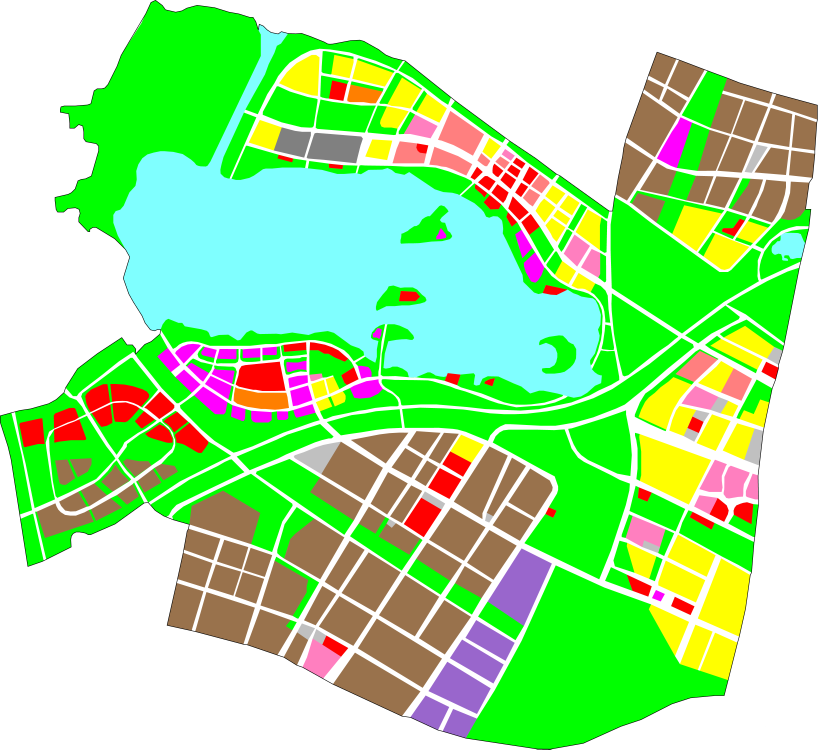
#> input picture mtcv/images/id2/land_region.png, 1636 x 1499 px, found by its file name (shown at 1/2 size)
$ python land_color_processor.py
#> lines starting #> are read from the running program, lines starting #| are printed output that depends on the picture; after the words box and inside, x2 and y2 are one past the last pixel; in counts of white or black regions, pixels touching at a corner belong together
### mtcv/mt_cv/image_util.py
import numpy as np
import cv2 as cv
import os
import config


# [17 lines left out: function resize_img, not called in this run]


def get_roi_by_contour(src, cnt, use_white_bg=True):
    """获取ROI

    根据输入的contour来截取ROI(region of interest)

    Args:
        src: 输入图片
        cnt: 轮廓
        use_white_bg: 使用白色背景，False使用黑色背景

    Returns:
        白色背景的ROI
    """
    copy = src.copy()

    # 创建一个黑色背景mask，并根据mask截取ROI
    mask = np.zeros(copy.shape[:2], np.uint8)
    # mask = cv.fillConvexPoly(mask, cnt, (255, 255, 255))
    mask = cv.fillPoly(mask, [cnt], (255, 255, 255))
    roi = cv.bitwise_and(copy, copy, mask=mask)

    if not use_white_bg:
        return roi

    # 将ROI以外的部分填充为白色
    mask = cv.bitwise_not(mask)
    white_bg = np.full(copy.shape[:2], 255, dtype=np.uint8)
    white_bg = cv.bitwise_and(white_bg, white_bg, mask=mask)
    white_bg = cv.merge((white_bg, white_bg, white_bg))

    # 合并ROI和白色背景得到最终需要的图像
    roi_with_white_bg = cv.bitwise_or(roi, white_bg)

    return roi_with_white_bg


def get_roi_by_rect(src, roi_rect):
    """ROI = image[y1:y2, x1:x2]"""
    return src[roi_rect[0]:roi_rect[1], roi_rect[2]:roi_rect[3]]


def bgr_with_threshold(bgr, threshold):
    """根据threshold重新计算BGR的值

    Args:
        bgr: bgr list
        threshold: 阈值

    Returns:
        new bgr list
    """
    new_bgr = []
    for x in bgr:
        if x + threshold < 0:
            new_bgr.append(0)
        elif x + threshold > 255:
            new_bgr.append(255)
        else:
            new_bgr.append(x + threshold)

    return new_bgr


def img_abs_path(img_path):
    """图片绝对路径"""
    return config.settings.MTCV_HOME + img_path


# [26 lines left out: function generate_square_img, not called in this run]


def convert_contour_to_pts(cnt):
    """将contour转换成point"""

    # 将轮廓转换成近似的多边形，按周长的0.1计算，如果不准确可以调小一些，例如0.05
    # 采用approx之后，返回值从1m变为45kb
    epsilon = 0.01 * cv.arcLength(cnt, True)
    approx_cnt = cv.approxPolyDP(cnt, epsilon, True)

    pts = []
    for pt in approx_cnt:
        pt_dict = {
            "xAxis": int(pt[0][0]),
            "yAxis": int(pt[0][1])
        }
        pts.append(pt_dict)

    return pts


def calc_area(cnt, scale):
    """计算轮廓实际面积，单位平方米"""
    px_km_ratio = scale / 1000
    return float(round(cv.contourArea(cnt) / (px_km_ratio * px_km_ratio), 4))


# [22 lines left out: function generate_img, not called in this run]

### mtcv/mt_cv/color_util.py
import numpy as np


def convert_bgr_to_rgb_str(bgr_list):
    """将bgr列表转换成string

    Args:
        bgr_list: bgr列表，ex: [0, 0, 255]

    Returns:
        rgb_str: ex: "rgb(255,0,0)"
    """
    rgb_str_list = [str(x) for x in reversed(bgr_list)]
    rgb_str = 'rgb(' + ','.join(rgb_str_list) + ')'
    # print(rgb_str)
    return rgb_str


# [19 lines left out: functions random_color, color_id, not called in this run]


# [4 lines that do not run on import are left out]

### mtcv/mt_cv/land_color_processor.py
import uuid

import numpy as np
import cv2 as cv
import json
from mt_cv import color_data, image_util, color_util, test_util


def find_total_land_contour(src):
    """找出总地块轮廓

    Args:
        src: 输入图片必须是白色背景的图片

    Returns:
        所有地块轮廓
    """
    gray = cv.cvtColor(src, cv.COLOR_BGR2GRAY)

    # 二值化，将不是白色的都变为黑色
    ret, thresh1 = cv.threshold(gray, 226, 255, cv.THRESH_BINARY_INV)
    # test_util.show_img('thresh1', thresh1)

    contours = cv.findContours(thresh1, cv.RETR_EXTERNAL, cv.CHAIN_APPROX_SIMPLE)[0]
    # test_util.show_contours(src, contours, rect=False)

    return contours[0]


def find_all_land_contours(src, debug=False):
    """找出所有地块轮廓

    Args:
        src: 输入图片必须是白色背景的图片
        debug: 调试

    Returns:
        所有地块轮廓
    """

    # 去除黑线
    src[np.where((src < [70, 70, 70]).all(axis=2))] = [255, 255, 255]

    if debug:
        test_util.show_img('all lands src', src)

    gray = cv.cvtColor(src, cv.COLOR_BGR2GRAY)
    if debug:
        test_util.show_img('all lands gray', gray)

    # 二值化，将不是白色的都变为黑色
    ret, thresh1 = cv.threshold(gray, 226, 255, cv.THRESH_BINARY_INV)

    # 腐蚀去掉外部的分割线
    kernel = np.ones((5, 5), np.uint8)
    # dst = cv.morphologyEx(thresh1, cv.MORPH_OPEN, kernel, iterations=1)
    dst = cv.erode(thresh1, kernel, iterations=1)

    if debug:
        test_util.show_img('all lands erode', dst)

    edges = cv.Canny(dst, 100, 200)
    # edges找出来，但是是锯齿状，会在找轮廓时形成很多点，这里加一道拉普拉斯锐化一下
    edges = cv.Laplacian(edges, -1, (3, 3))

    if debug:
        test_util.show_img('all lands edges', edges)

    contours = cv.findContours(edges, cv.RETR_EXTERNAL, cv.CHAIN_APPROX_SIMPLE)[0]

    return contours


def find_color_regions_for_all_lands(img_white_bg, land_cnts, bgr_colors, scale,
                                     debug=False, debug_from=0, debug_len=3,
                                     land_data_only=False):
    """使用颜色来分块，并返回所有地块和色块父子关系

    Args:
        img_white_bg: 输入图片，白色背景
        land_cnts: 地块轮廓
        bgr_colors: 色块颜色
        scale: 比例尺像素
        debug: 开启debug，只演示前三个地块的识别过程，可以通过debugFrom:debugLen来调整debug开始位置和长度
        debug_from: debug开始位置
        debug_len: debug长度
        land_data_only: 只返回地块数据，为生成冷热分区的图片做准备
    """

    # 过滤掉面积小于100的轮廓
    filtered_land_cnts = [cnt for cnt in land_cnts if cv.contourArea(cnt) > 100]

    land_data_list = []

    if debug:
        filtered_land_cnts = filtered_land_cnts[debug_from:debug_len]

    if land_data_only:
        land_data_list = []
        for index, land_cnt in enumerate(filtered_land_cnts):
            # land_id = index
            land_id = uuid.uuid4()
            land_data = {'id': str(land_id), 'points': image_util.convert_contour_to_pts(land_cnt)}
            land_data_list.append(land_data)

    else:
        for land_cnt in filtered_land_cnts:
            land_data = find_color_regions_for_land(img_white_bg, land_cnt, bgr_colors, scale, debug)
            land_data_list.append(land_data)

    return land_data_list


def find_color_regions_for_land(img_white_bg, land_cnt, bgr_colors, scale, debug=False):
    """使用颜色来找出单个地块内的色块

    Args:
        img_white_bg: 输入图片，白色背景
        land_cnt: 地块轮廓
        bgr_colors: 色块颜色
        scale: 比例尺像素
        debug: 开启debug

    """
    land_color_dict = {'area': image_util.calc_area(land_cnt, scale),
                       'points': image_util.convert_contour_to_pts(land_cnt),
                       'children': []}

    land_region = image_util.get_roi_by_contour(img_white_bg, land_cnt)
    if debug:
        cv.imshow("land regions", np.hstack([image_util.resize_img(img_white_bg), image_util.resize_img(land_region)]))

    color_cnts = []
    for bgr in bgr_colors:
        # 图片里的颜色可能和示例颜色不相等，适当增加点阈值来防色差
        threshold = 5
        lower = np.array(image_util.bgr_with_threshold(bgr, -threshold), dtype="uint8")
        upper = np.array(image_util.bgr_with_threshold(bgr, threshold), dtype="uint8")
        # 根据阈值找到对应颜色区域，黑底白块
        mask = cv.inRange(land_region, lower, upper)

        # 过滤出于颜色匹配的色块
        non_zero_count = cv.countNonZero(mask)
        if non_zero_count == 0:
            continue

        contours, hierarchy = cv.findContours(mask.copy(), cv.RETR_EXTERNAL, cv.CHAIN_APPROX_SIMPLE)
        # 单个地块内的也可能包含多个相同色块，使用extend插入到color_cnts列表里
        color_cnts.extend(contours)

        if debug:
            # 黑白变白黑
            mask_inv = 255 - mask
            # 展示图片
            output = cv.bitwise_and(land_region, land_region, mask=mask_inv)
            cv.imshow("compare images", np.hstack([image_util.resize_img(land_region), image_util.resize_img(output)]))
            cv.waitKey(0)

        color_dicts = []
        for color_cnt in contours:
            color_cnt_area = image_util.calc_area(color_cnt, scale)
            if color_cnt_area > 0:
                color_dict = {'area': color_cnt_area,
                              'points': image_util.convert_contour_to_pts(color_cnt),
                              'color': color_util.convert_bgr_to_rgb_str(bgr)}
                color_dicts.append(color_dict)
        land_color_dict['children'].extend(color_dicts)

    return land_color_dict


def process(img_path, bgr_colors, scale, debug=False, debug_len=3, land_data_only=False):
    """处理图片，返回地块，色块，以及图片宽高

    Args:
        img_path: 图片路径
        bgr_colors: 色块颜色
        scale: 比例尺像素
        debug: debug
        debug_len: debug长度
        land_data_only: 只返回地块数据，为生成冷热分区的图片做准备
    """
    src = cv.imread(img_path)
    image_width_height = {'width': int(src.shape[1]), 'height': int(src.shape[0])}

    # 去掉湖泊
    src[np.where((src == [255, 255, 127]).all(axis=2))] = [255, 255, 255]

    # 找出总地块
    total_land_cnt = find_total_land_contour(src)
    # 总面积包含道路面积
    total_land_dict = {'area': image_util.calc_area(total_land_cnt, scale), 'data': []}

    # 找出地块
    land_cnts = find_all_land_contours(src, debug=debug)

    e1 = cv.getTickCount()

    # 通过颜色来检测地块内色块
    land_data_list = find_color_regions_for_all_lands(src, land_cnts, bgr_colors, scale,
                                                      debug=debug, debug_len=debug_len,
                                                      land_data_only=land_data_only)

    e2 = cv.getTickCount()
    time = (e2 - e1) / cv.getTickFrequency()
    print('takes ', time)

    total_land_dict['data'] = land_data_list

    return total_land_dict, image_width_height


def main():
    image_folder = '../images/tmp/f54a6722-519a-473b-bc2b-44cef32a4419'
    img_path = image_folder + '/land_region.png'
    scale = 147

    # land_dict, image_width_height = process(img_path, color_data.bgr_colors, scale, debug=True, debug_len=None)
    # land_dict, image_width_height = process(img_path, color_data.bgr_colors, scale, land_data_only=True)
    land_dict, image_width_height = process(img_path, color_data.bgr_colors, scale)
#> in process, src is the input picture: shape (1499, 1636, 3); mean B, G, R 150.1, 226.7, 160.7
#> in process, `src[np.where((src == [255, 255, 127]).all(axis=2))] = [255, 255, 255]`:
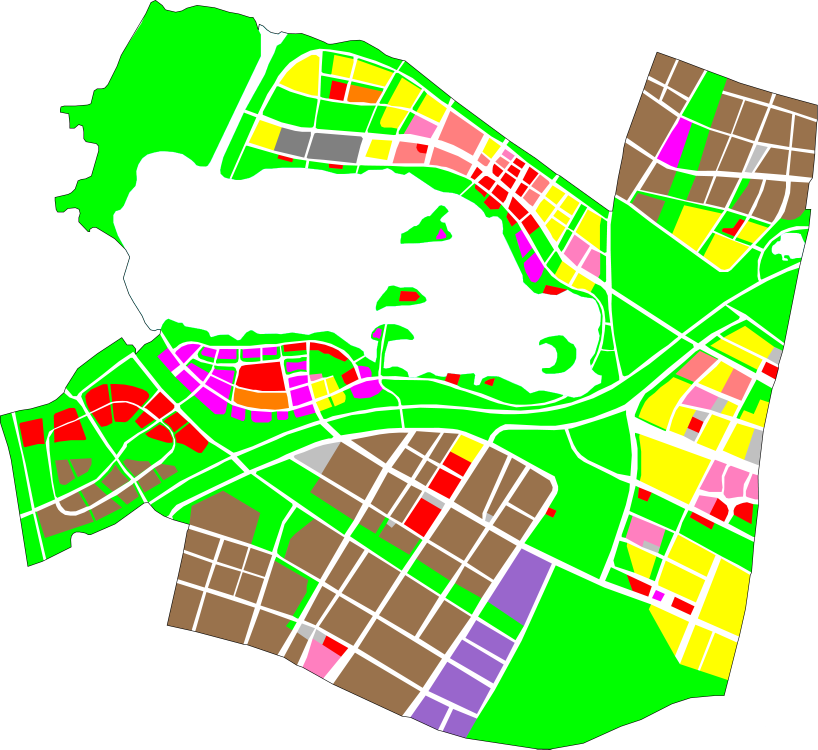
#> src: shape (1499, 1636, 3) (shown at 1/2 size); 11.9% of pixels changed, all inside (x1, y1, x2, y2) = (227, 50, 1609, 795)
#> in find_total_land_contour, `gray = cv.cvtColor(src, cv.COLOR_BGR2GRAY)`:
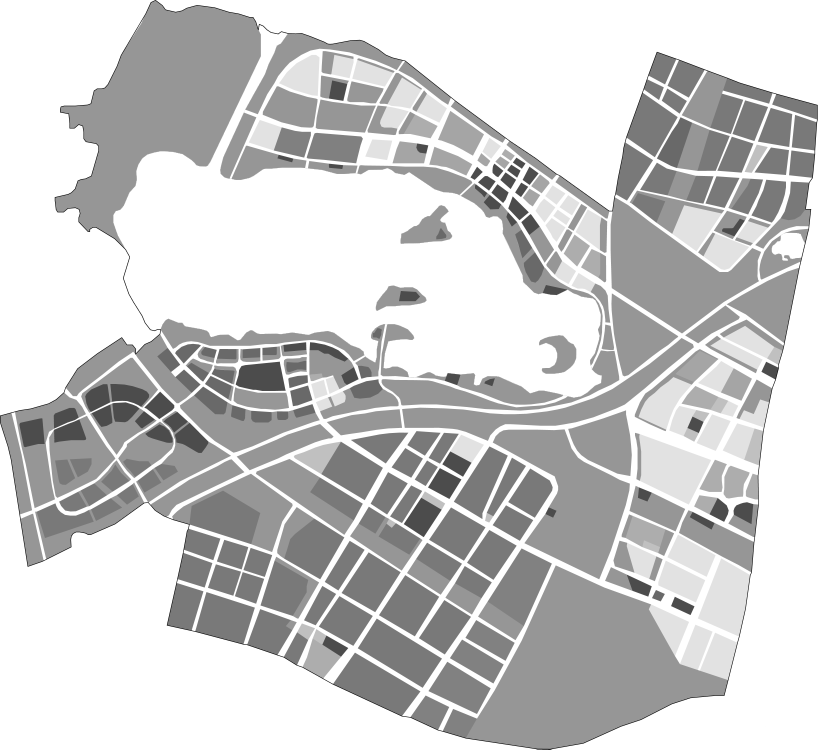
#> gray: shape (1499, 1636) (shown at 1/2 size); min 0, max 255, mean 202.9
#> in find_total_land_contour, `ret, thresh1 = cv.threshold(gray, 226, 255, cv.THRESH_BINARY_INV)`:
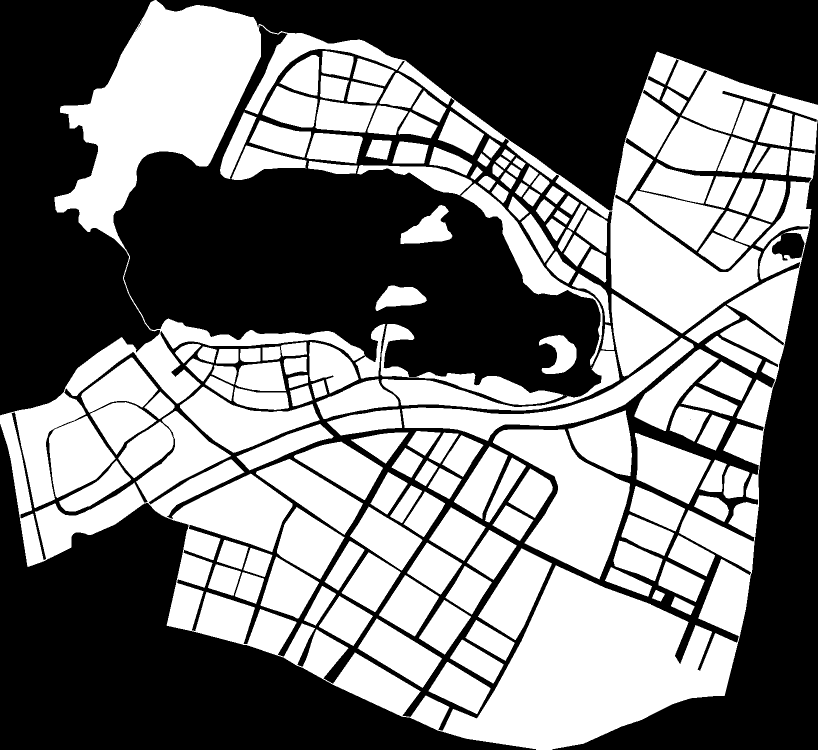
#> thresh1: shape (1499, 1636) (shown at 1/2 size); 48.2% white; 166 white regions (6 under 20 px)
#> in find_total_land_contour, `contours = cv.findContours(thresh1, cv.RETR_EXTERNAL, cv.CHAIN_APPROX_..`: contours = 1 contour; box (x1, y1, x2, y2) and area: (0, 0, 1636, 1499) 1682174
#> in process, `total_land_cnt = find_total_land_contour(src)`: total_land_cnt = contour of 3062 points, box (x1, y1, x2, y2) (0, 0, 1636, 1499), area 1682174
#> in process, `total_land_dict = {'area': image_util.calc_area(total_land_cnt, scale)..`: total_land_dict = {'area': 77845990.1, 'data': []}
#> in find_all_land_contours, `src[np.where((src < [70, 70, 70]).all(axis=2))] = [255, 255, 255]`:
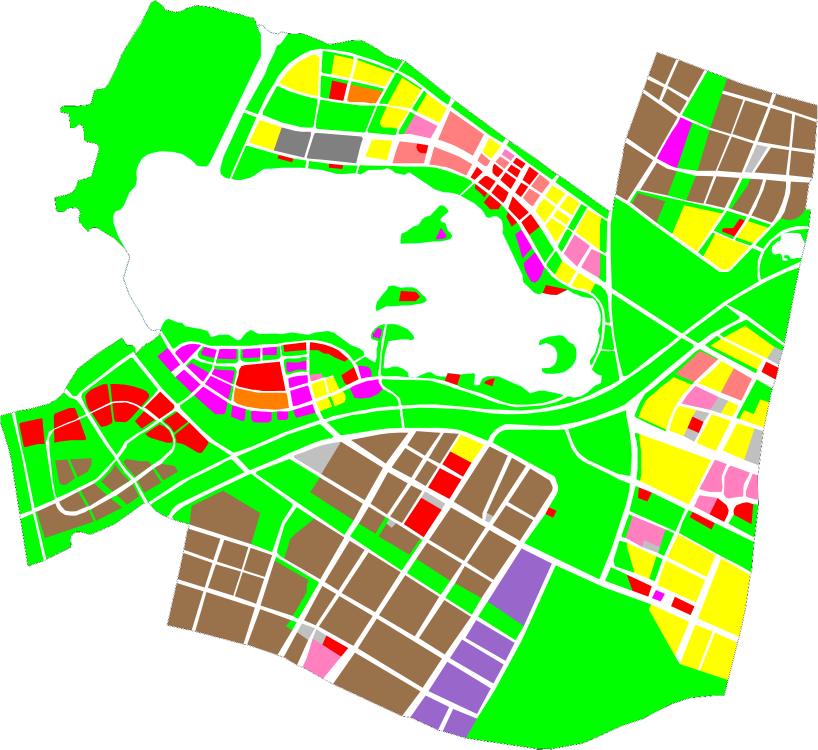
#> src: shape (1499, 1636, 3) (shown at 1/2 size); 0.21% of pixels changed, all inside (x1, y1, x2, y2) = (0, 0, 1635, 1499)
#> in find_all_land_contours, `ret, thresh1 = cv.threshold(gray, 226, 255, cv.THRESH_BINARY_INV)`: thresh1: shape (1499, 1636); 48% white; 304 white regions (97 under 20 px), largest, box (x1, y1, x2, y2) and area: (881, 1131, 1476, 1499) 113605, (109, 0, 522, 505) 96316, (1111, 350, 1522, 667) 42025
#> in find_all_land_contours, `dst = cv.erode(thresh1, kernel, iterations=1)`:
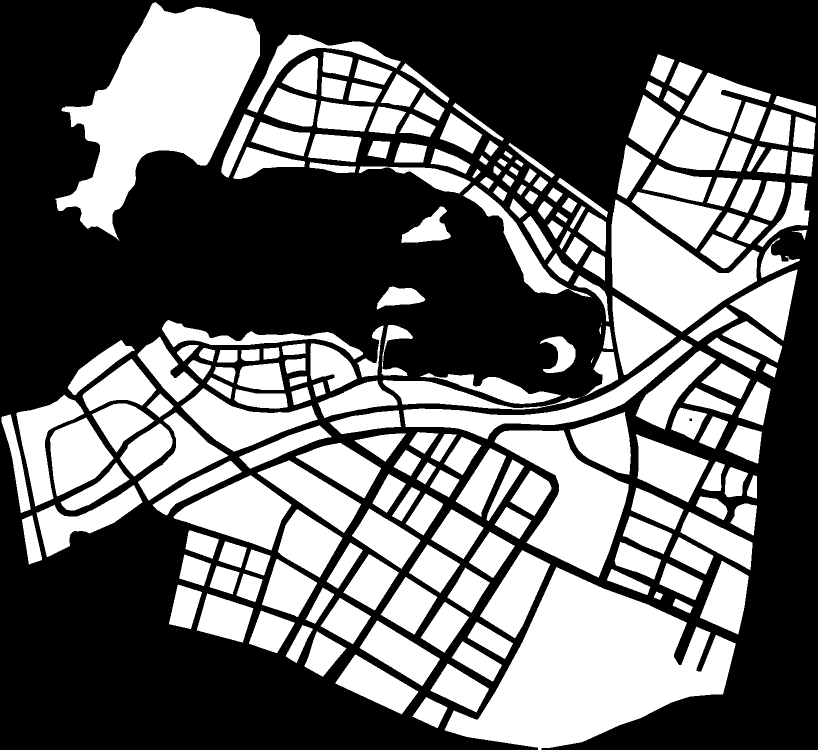
#> dst: shape (1499, 1636) (shown at 1/2 size); 41.4% white; 217 white regions (5 under 20 px), largest, box (x1, y1, x2, y2) and area: (889, 1134, 1472, 1499) 108519, (111, 4, 520, 482) 91455, (1223, 399, 1519, 664) 37494
#> in find_all_land_contours, `edges = cv.Canny(dst, 100, 200)`: edges: shape (1499, 1636); 2.4% white in thin lines or dots
#> in find_all_land_contours, `edges = cv.Laplacian(edges, -1, (3, 3))`:
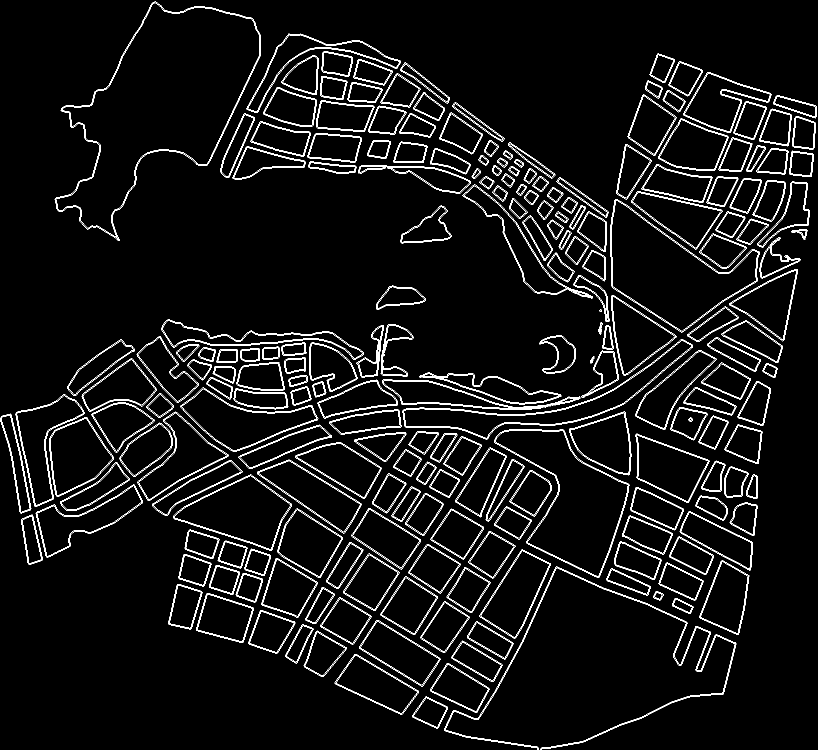
#> edges: shape (1499, 1636) (shown at 1/2 size); 4.3% white in thin lines or dots
#> in find_all_land_contours, `contours = cv.findContours(edges, cv.RETR_EXTERNAL, cv.CHAIN_APPROX_SI..`: contours = 213 contours, 1 with area under 20; largest, box (x1, y1, x2, y2) and area: (109, 3, 521, 482) 93076, (1221, 398, 1520, 665) 38481, (988, 859, 1259, 1156) 37567, (805, 678, 1386, 880) 19710, (346, 949, 584, 1102) 19260
#> in process, `land_cnts = find_all_land_contours(src, debug=debug)`: land_cnts has the same summary as contours in find_all_land_contours
#> in find_color_regions_for_all_lands, `filtered_land_cnts = [cnt for cnt in land_cnts if cv.contourArea(cnt) ..`: filtered_land_cnts = 210 contours; largest, box (x1, y1, x2, y2) and area: (109, 3, 521, 482) 93076, (1221, 398, 1520, 665) 38481, (988, 859, 1259, 1156) 37567, (805, 678, 1386, 880) 19710, (346, 949, 584, 1102) 19260
#> the loop in find_color_regions_for_all_lands, `for land_cnt in filtered_land_cnts:` made 210 passes
#> pass 1, in get_roi_by_contour, `mask = cv.fillPoly(mask, [cnt], (255, 255, 255))`:
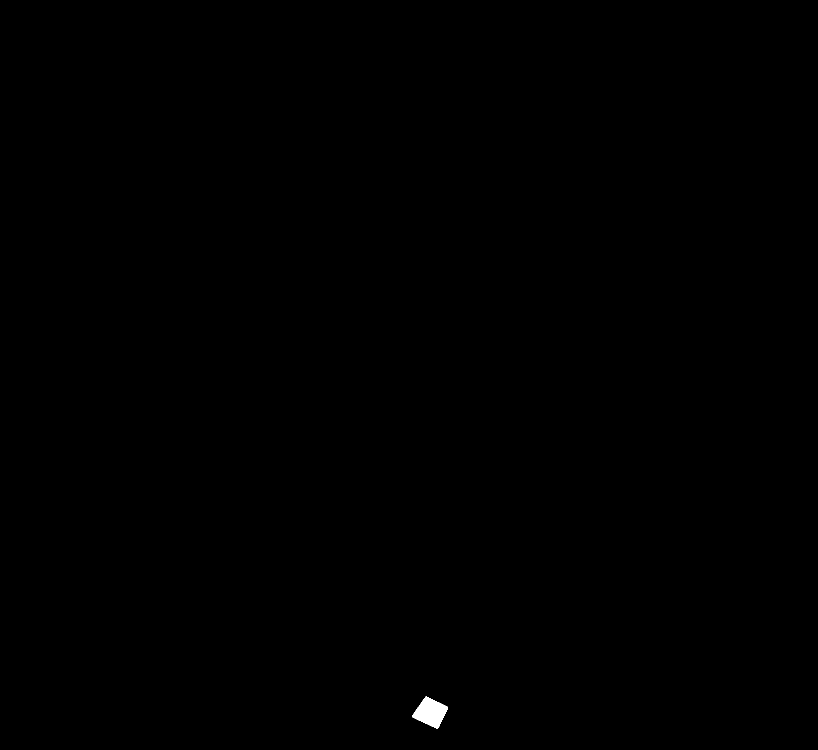
#> mask: shape (1499, 1636) (shown at 1/2 size); 0.11% white; 1 white region, box (x1, y1, x2, y2) and area: (824, 1393, 896, 1457) 2671
#> after the loop in find_color_regions_for_all_lands, `for land_cnt in filtered_land_cnts:`: land_data_list = 210 items
#> land_dict = 2 items; image_width_height = {'width': 1636, 'height': 1499}
    # print(image_width_height)

    json_data = json.dumps(land_dict, sort_keys=True, indent=4, separators=(',', ': '))
    # print(json_data)

    with open(image_folder + '/data_2.json', 'w') as f:
        json.dump(json_data, f)

    cv.waitKey(0)
    cv.destroyAllWindows()


if __name__ == '__main__':
    main()
